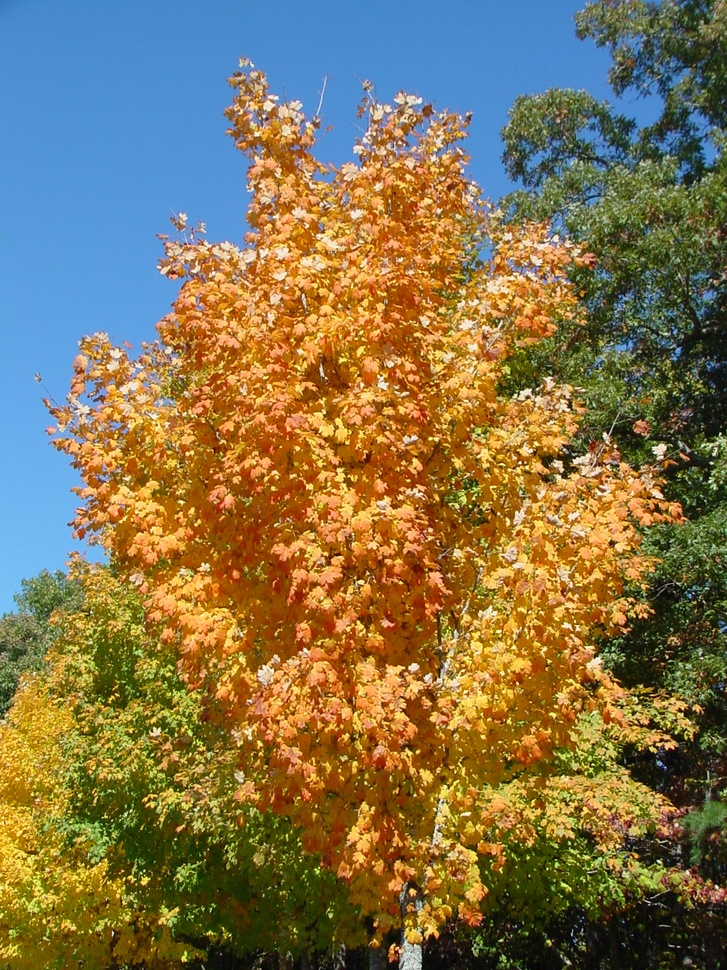
%> input picture Text/tree.jpg, 727 x 970 px, shrunk from 1200 x 1600 before the run
$ octave --eval "main;"   (GNU Octave 9; MATLAB toolbox functions it lacks are replaced by stand-ins)
%> lines starting %> are read from the running program, lines starting %| are printed output that depends on the picture
% Listing 13.3
% Making a kaleidoscope
function main
    kaleidoscope('../Text/tree.jpg')
end

function kaleidoscope(name)
%> called with name = '../Text/tree.jpg'
    % Making a kaleidoscope
    % Usage: kaleidoscope(file_name)
    pause(1)
    figure

    % Read the image
    picture = imread(name);
%> picture is the input picture: size 970x727x3 uint8; mean R, G, B 129.2, 115.1, 78.3

    % Draw it on the left subplot
    subplot(1,2,1); imshow(picture(ceil(1:1.5:end),:,:))
%> after `imshow(picture(ceil(1:1.5:end),:,:))`:
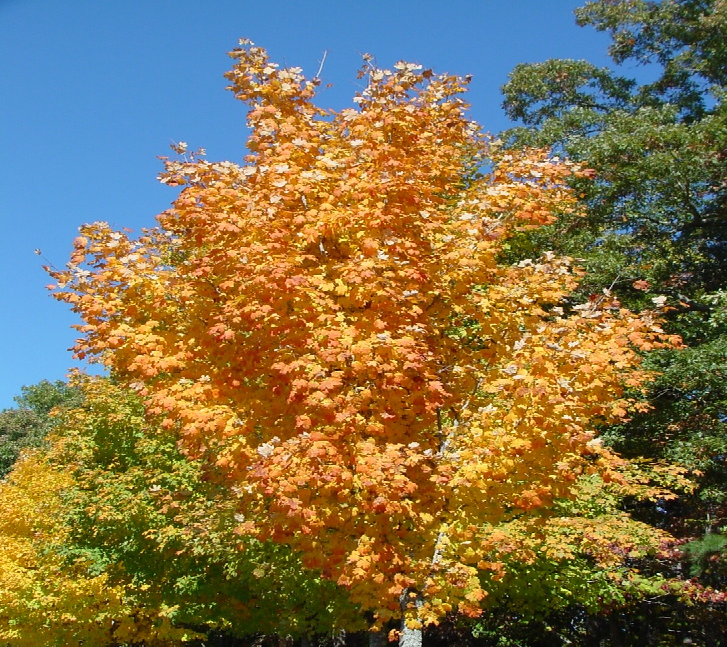
%> displayed picture: size 647x727x3, on the screen's scale of 0 to 255; mean R, G, B 129.2, 115.1, 78.2

    % Resize it to 128*128 (make it square)
    [rows cols ~] = size(picture);
%> rows = 970; cols = 727
    n = 128;
    rndx = ceil(linspace(1,rows, n));
%> rndx = 128 values from 1 to 970
    cndx = ceil(linspace(1,cols, n));
%> cndx = 128 values from 1 to 727
    pic = picture(rndx, cndx, :);
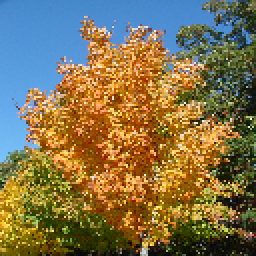
%> pic: size 128x128x3 uint8 (shown 2 times larger); mean R, G, B 128.3, 114.6, 78.2

    % Build the kaleidoscope. Calls the helper function to build the first
    % set of 4, and then immediately calls it again to build the 4x4
    % compound image
    img = buildIt(buildIt(pic));

    % Draws it on the right panel
    subplot(1,2,2); imshow(img)
end

function img = buildIt(img)
    % Helper function to do the manipulations. Builds four mirrored images
    % from the original
    %	top left        top right
    %	bottom left     bottom right
    img = [img	             img(:,end:-1:1,:)
        img(end:-1:1,:,:) img(end:-1:1,end:-1:1,:)];
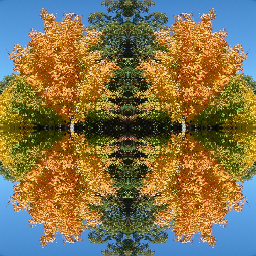
%> img: size 256x256x3 uint8; mean R, G, B 128.3, 114.6, 78.2
end
%> in buildIt (call 2), `img = [img	             img(:,end:-1:1,:) img(end:-1:1,:,:) img(end:-1..`:
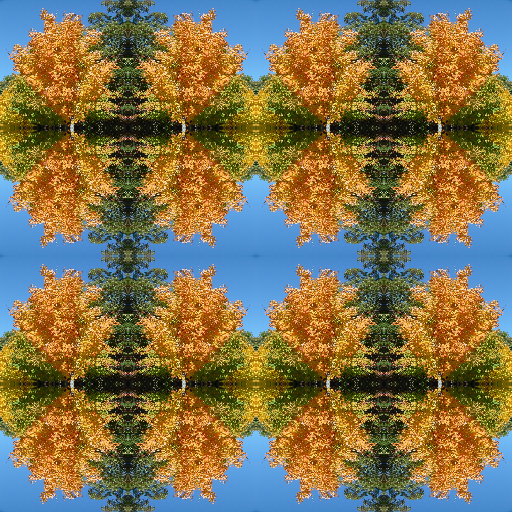
%> img: size 512x512x3 uint8; mean R, G, B 128.3, 114.6, 78.2

$ run again, with Text/C-130.jpg copied over Text/tree.jpg
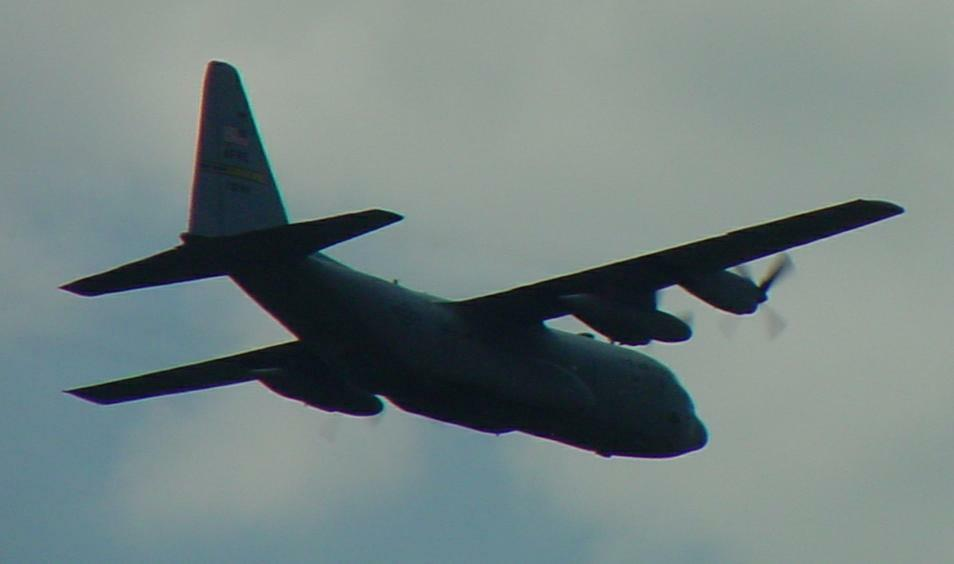
%> input picture Text/C-130.jpg, 954 x 564 px
%> in kaleidoscope, picture is the input picture: size 564x954x3 uint8; mean R, G, B 115.2, 129.6, 128.7
%> in kaleidoscope, `pic = picture(rndx, cndx, :);`:
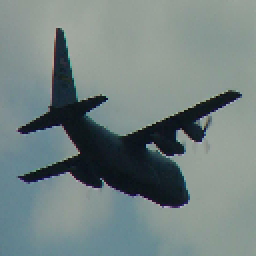
%> pic: size 128x128x3 uint8 (shown 2 times larger); mean R, G, B 115.5, 129.9, 128.9
%> in buildIt (call 2), `img = [img	             img(:,end:-1:1,:) img(end:-1:1,:,:) img(end:-1..`:
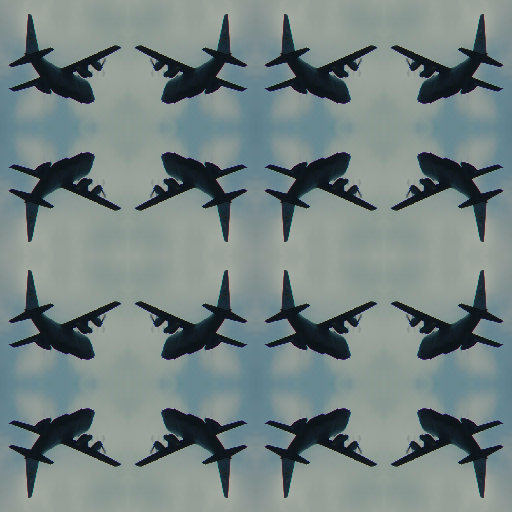
%> img: size 512x512x3 uint8; mean R, G, B 115.5, 129.9, 128.9

$ run again, with Text/Vienna.jpg copied over Text/tree.jpg
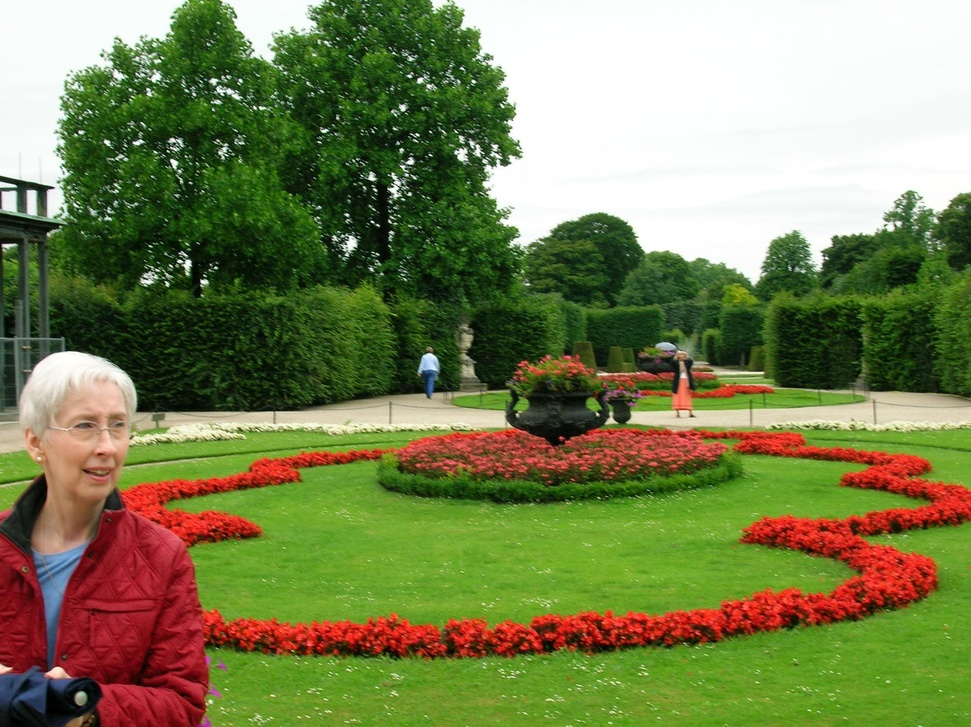
%> input picture Text/Vienna.jpg, 971 x 727 px, shrunk from 2288 x 1712 before the run
%> in kaleidoscope, picture is the input picture: size 727x971x3 uint8; mean R, G, B 121.5, 128.8, 81.9
%> in kaleidoscope, `pic = picture(rndx, cndx, :);`:
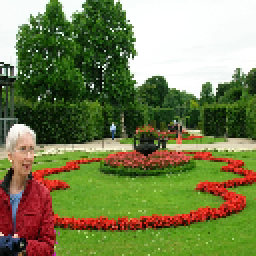
%> pic: size 128x128x3 uint8 (shown 2 times larger); mean R, G, B 121.8, 129.2, 82.3
%> in buildIt (call 2), `img = [img	             img(:,end:-1:1,:) img(end:-1:1,:,:) img(end:-1..`:
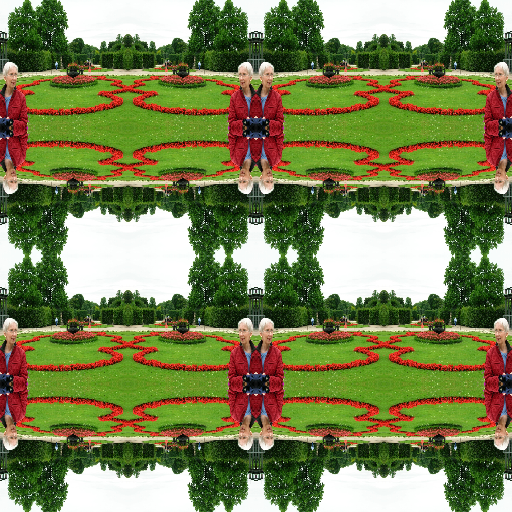
%> img: size 512x512x3 uint8; mean R, G, B 121.8, 129.2, 82.3

$ run again, with Text/Witney.jpg copied over Text/tree.jpg
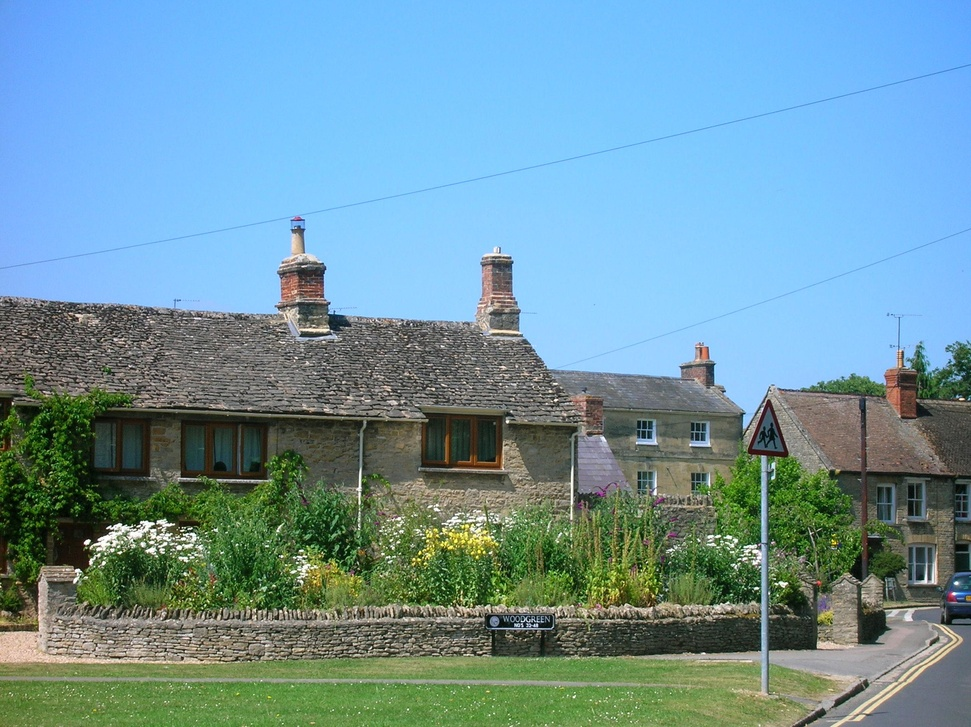
%> input picture Text/Witney.jpg, 971 x 727 px, shrunk from 2288 x 1712 before the run
%> in kaleidoscope, picture is the input picture: size 727x971x3 uint8; mean R, G, B 111.1, 148.8, 160.4
%> in kaleidoscope, `pic = picture(rndx, cndx, :);`:
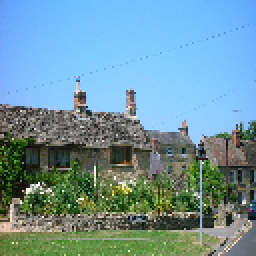
%> pic: size 128x128x3 uint8 (shown 2 times larger); mean R, G, B 111, 148.7, 160.4
%> in buildIt (call 2), `img = [img	             img(:,end:-1:1,:) img(end:-1:1,:,:) img(end:-1..`:
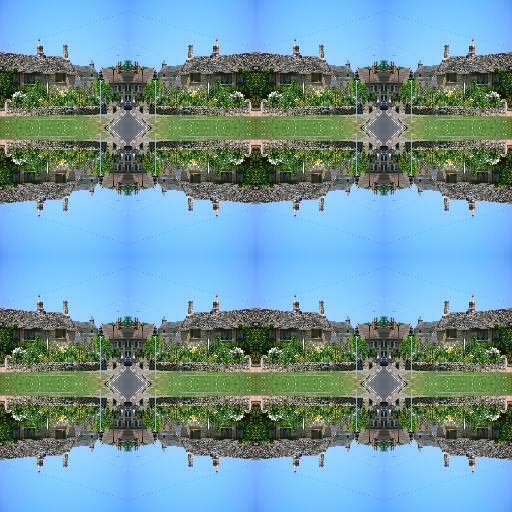
%> img: size 512x512x3 uint8; mean R, G, B 111, 148.7, 160.4
